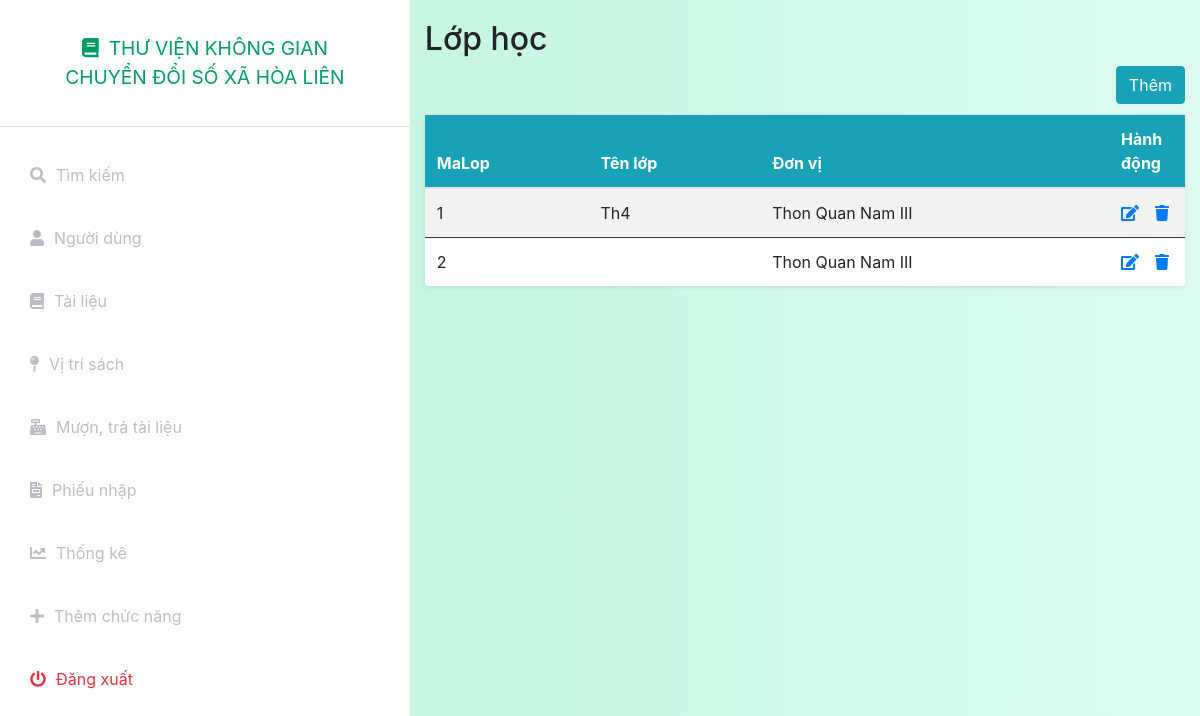
Page /index.php?controller=grade&action=index (signed in) on the committed database.
### tables this page shows
CREATE TABLE `lop` (
  `MaLop` int(11) NOT NULL,
  `TenLop` text NOT NULL,
  `MaDV` int(11) NOT NULL,
  `status` int(11) NOT NULL DEFAULT 1
);

CREATE TABLE `donvi` (
  `MaDV` int(11) NOT NULL,
  `TenDV` text NOT NULL,
  `GhiChu` text NOT NULL,
  `status` int(11) NOT NULL DEFAULT 1
);

### index.php (called while the page is built, shortened)
<?php
include_once('models/Auth.php');
$action = isset($_GET['action']) ? $_GET['action'] : 'index';
$object = new $classController();
$object->$action();
?>

### config.php (called while the page is built, shortened)
<?php
function getalldata($query)
{
    global $connect;
    $result=mysqli_query($connect,$query);
    if(mysqli_num_rows($result)>0)
        return mysqli_fetch_all($result,MYSQLI_ASSOC);
    else
        return false;
}
function getonedata($query)
{
    global $connect;
    $result=mysqli_query($connect,$query);
    if($result&&mysqli_num_rows($result)==1)
        return mysqli_fetch_assoc($result);
    else
        return false;
}
?>

### models/User.php (called while the page is built, shortened)
<?php
include_once('./config.php');
class User
{
    public static function show($idoruser)
    {
        $query = "select * from nguoidung where id = '$idoruser' or Username = '$idoruser'";
        $data = getonedata($query);
        return $data;
    }
}

### models/Auth.php (called while the page is built, shortened)
<?php
include_once('./config.php');
include_once('User.php');
class Auth
{
    private static $ChucDanh = null;
    public static function isAdmin()
    {
        if(self::isLogin())
        {
            if (self::$ChucDanh == 'admin')
                return true;
            else
                return false;
        }
        else
        {
            return false;
        }
    }
    public static function isLogin()
    {
        if (isset($_SESSION['token']) && isset($_SESSION['Username'])) {
            $data = User::show($_SESSION['Username']);
            if($data)
            {
                if($data['token'] == $_SESSION['token'])
                {
                    self::$ChucDanh = $data['ChucDanh'];
                    return true;
                }
            }
            else
            {
                return false;
            }
        } else
            return false;
    }
}

### models/Grade.php (called while the page is built, shortened)
<?php
include_once('./config.php');
class Grade
{
    public static function index()
    {
        $query = "select * from lop  where status = '1'";
        $data = getalldata($query);
        return $data;
    }
}

### models/Unit.php (called while the page is built, shortened)
<?php
include_once('./config.php');
class Unit
{
    public static function show($MaDV)
    {
        $query = "select * from donvi where MaDV = $MaDV";
        $data = getonedata($query);
        return $data;
    }
}

### views/grade/index.php (the view)
<?php include_once('././assets/layouts/header.php'); ?>
<?php include_once('././assets/layouts/siderbar.php'); ?>
<div class="container-fluid" style="padding-top:20px">
    <h2>Lớp học</h2>
    <table class="table table-striped bg-white rounded shadow-sm  table-hover">
        <div class="d-grid gap-2 d-md-flex justify-content-md-end">
            <a name="" id="" class="btn btn-info" href="index.php?controller=grade&action=add" role="button" style="margin-bottom:10px">Thêm</a>
        </div>
        <thead class="bg-info text-white">
            <tr class="border-dark">
                <th>MaLop</th>
                <th>Tên lớp</th>
                <th>Đơn vị</th>
                <th style="width: 10%;">Hành động</th>
            </tr>
        </thead>
        <tbody>
            <?php
            if (isset($data) && is_array($data)) {
                foreach ($data as $grade) {
                    if ($grade['status'] == 1) {
                        echo "<tr>";
                        echo "<td class=\"border-dark\" scope=\"row\">" . $grade['MaLop'] . "</td>";
                        echo "<td class=\"border-dark\" scope=\"row\">" . $grade['TenLop'] . "</td>";
                        echo "<td class=\"border-dark\">" . Unit::show($grade['MaDV'])["TenDV"] . "</td>";
                        echo '<td class="border-dark">';
                        echo '<a href="index.php?controller=grade&action=edit&MaLop=' . $grade['MaLop'] . '"><i class="fas fa-edit"></i></a>';
                        echo '<a class="ml-3" onclick="return confirm(\'Bạn có muốn xóa ?\')" href="index.php?controller=grade&action=delete&MaLop=' . $grade['MaLop'] . '"><i class="fas fa-trash"></i></a>';
                        echo "</tr>";
                    }
                }
            }
            ?>
    </table>
</div>
<?php include_once('././assets/layouts/footer.php'); ?>

### assets/css/styles.css (style rules this page uses)
:root { --main-bg-color: #009d63; --main-text-color: #009d63; --second-text-color: #bbbec5; --second-bg-color: #c1efde; }

### rows in the picture
lop: MaLop "1", TenLop "Th4", MaDV.TenDV "Thon Quan Nam III"
lop: MaLop "2", MaDV.TenDV "Thon Quan Nam III"
